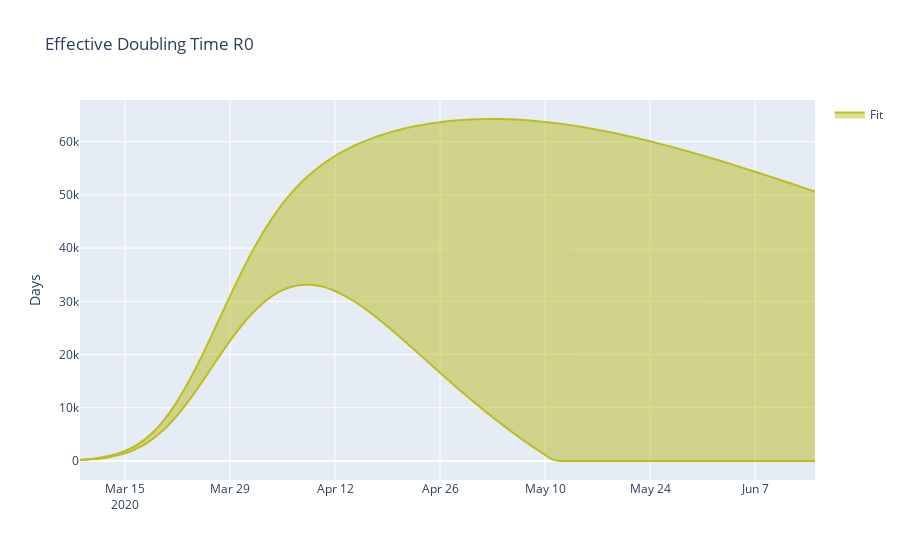

This figure's notebook cell:
### Code cell
fig = go.Figure()
plotting.add_gvar_scatter(
    fig,
    x=fit_res.index,
    y=fit_res.infected.values,
    name="Fit",
    mode="markers+lines",
    gv_mode="band",
    color="#bcbd22",
)
fig.update_layout(title="Effective Doubling Time R0", yaxis_title="Days")
fig.show()
